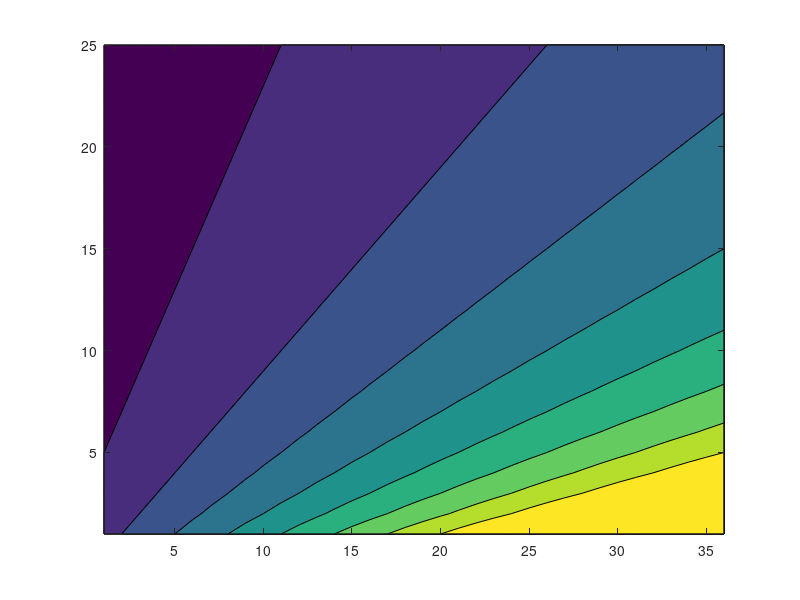

Recreate this plot in MATLAB. (Note: this script raises an error after producing the figure.)


sampleSizeVec = 25:5:200;
sampleIntervalVec = 30:5:150;
[c,d]=meshgrid(sampleSizeVec,sampleIntervalVec);
effort = c./d;

levels = [0 0.5 1 1.5 2 2.5 3 3.5 4];
[C,h] = contourf(effort,levels);

clim([0 6]);

% Set contour and label styles and specify manual labelling
h.LineColor = [0 0 0]; h.LineStyle = '-'; h.LineWidth = 1;
mylabels = clabel(C,h,'manual','color','k','FontSize',16);
for i=1:length(mylabels); mylabels(i).Color = [1 1 1]; end


% % Define colourbar
colbar = colorbar;
ylabel(colbar, 'Sampling effort E = N/\Delta', 'Fontsize', 16);
set(colbar,'linewidth',2,'fontsize',16);

% Format x axis
xlabel('Sample size (N)');
xticks = 1:5:length(sampleSizeVec);
xticklabels = strsplit(num2str(sampleSizeVec(xticks)));
set(gca, 'XTick', xticks, 'XTickLabel', xticklabels, 'Fontsize', 16);

% Format y axis
ylabel('Sample interval (\Delta days)');
yticks = 1:3:length(sampleIntervalVec);
yticklabels = strsplit(num2str(sampleIntervalVec(yticks)));
set(gca, 'YTick', yticks, 'YTickLabel', yticklabels, 'Fontsize', 16);

set(gca,'fontsize',16,'Linewidth',2); box off;